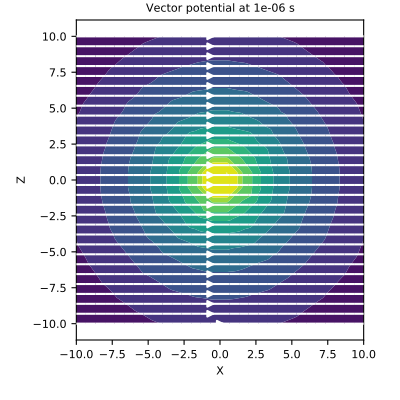

Python code for this plot:
# Here, we define an x-oriented electric dipole and plot the vector
# potential on the xz-plane that intercepts y=0.

from geoana.em.tdem import ElectricDipoleWholeSpace
from geoana.utils import ndgrid
from geoana.plotting_utils import plot2Ddata
import numpy as np
import matplotlib.pyplot as plt

# Let us begin by defining the electric current dipole.

time = np.logspace(-6, -2, 3)
location = np.r_[0., 0., 0.]
orientation = np.r_[1., 0., 0.]
current = 1.
sigma = 1.0
simulation = ElectricDipoleWholeSpace(
    time, location=location, orientation=orientation,
    current=current, sigma=sigma
)

# Now we create a set of gridded locations and compute the vector potential.

xyz = ndgrid(np.linspace(-10, 10, 20), np.array([0]), np.linspace(-10, 10, 20))
E = simulation.vector_potential(xyz)

# Finally, we plot the vector potential at the desired locations/times.

t_ind = 0
fig = plt.figure(figsize=(4, 4))
ax = fig.add_axes([0.15, 0.15, 0.8, 0.8])
plot2Ddata(xyz[:, 0::2], E[t_ind, :, 0::2], ax=ax, vec=True, scale='log')
ax.set_xlabel('X')
ax.set_ylabel('Z')
ax.set_title('Vector potential at {} s'.format(time[t_ind]))
